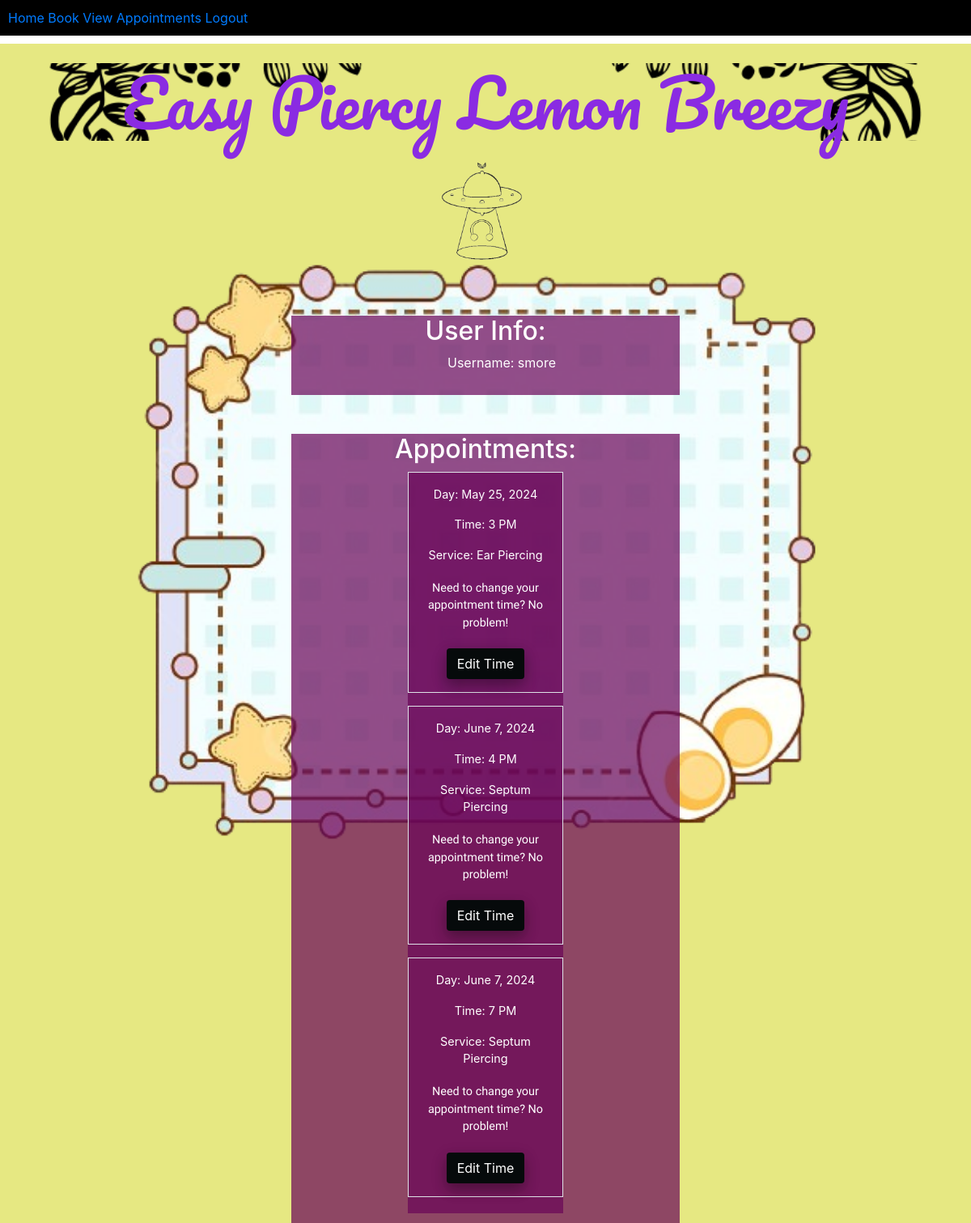
/appointments (signed in), run on an earlier commit of the app's database.
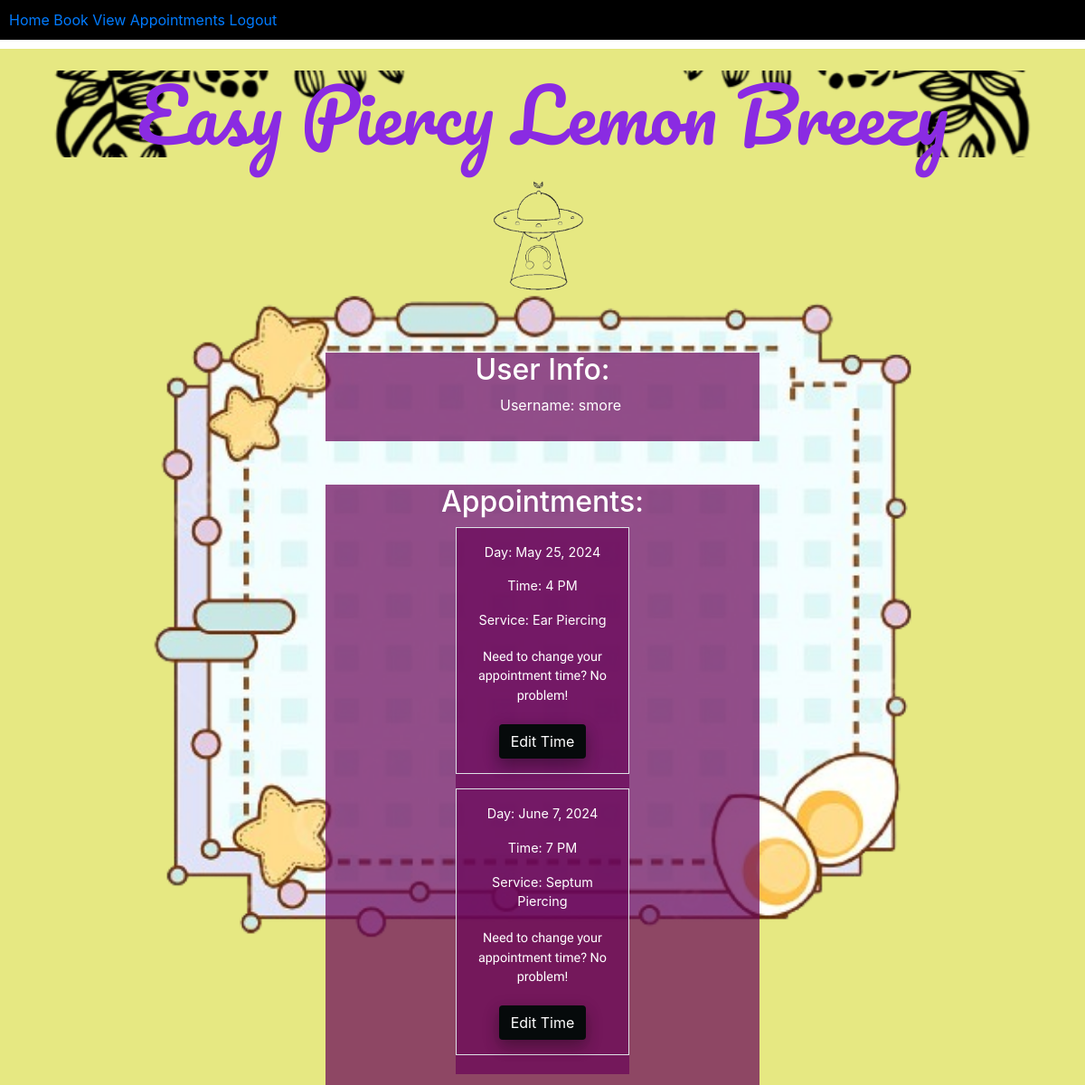
And on a later commit of the database.
### app/models.py (models this page shows, shortened)
class Appointment(models.Model):
    user = models.ForeignKey(User, on_delete=models.CASCADE, null=True, blank=True)
    service = models.CharField(max_length=50, choices=SERVICE_CHOICES, default="Ear Piercing")
    day = models.DateField(default=datetime.now)
    time = models.CharField(max_length=10, choices=TIME_CHOICES, default="3 PM")
    time_ordered = models.DateTimeField(default=datetime.now, blank=True)

### app/views.py (the view)
# urls.py: path('appointments', userApp, name='appointments'),
def userApp(request):
    user = request.user
    appointments = Appointment.objects.filter(user=user).order_by('day', 'time')
    return render(request, 'appointments.html', {
        'user': user,
        'appointments': appointments,
    })

### app/templates/appointments.html (shortened to what this page needs)
{% extends 'base.html' %}
{% block content %}
{% if user.is_authenticated %}
<div class="apps_layout">
    <h2 class="announcement_tags">User Info:</h2>
    <ul>
            <li class="list-group mt-2">Username: {{ user.username }}</li>
    </ul>
</div>
{% if appointments.count > 0 %}
<div class="mt-5 ">
    <div class="apps_layout">
        <h2 class="announcement_tags">Appointments:</h2>
    <div class="apps_layout">
        {% for appointment in appointments %}
        <div class="list-group fs-4 border p-3 mb-3">
            <p class="user_apps">Day: {{ appointment.day }}</p>
            <p class="user_apps">Time: {{ appointment.time }}</p>
            <p class="user_apps">Service: {{ appointment.service }}</p>
            <div class="user_apps">
                <p class="poetsen_two">Need to change your appointment time? No problem!</p>
                <a class="btn base_btn" href="{% url 'userUpdate' appointment.id %}">Edit Time</a>
            </div>
        </div>
        {% endfor %}
    </div>
</div>
{% endif %}
{% endif %}
{%endblock%}

What changed in the data, as far as the page shows it:
removed Appointment: day "June 7, 2024", time "4 PM", service "Septum Piercing"
changed Appointment "May 25, 2024": time "3 PM" → "4 PM"
